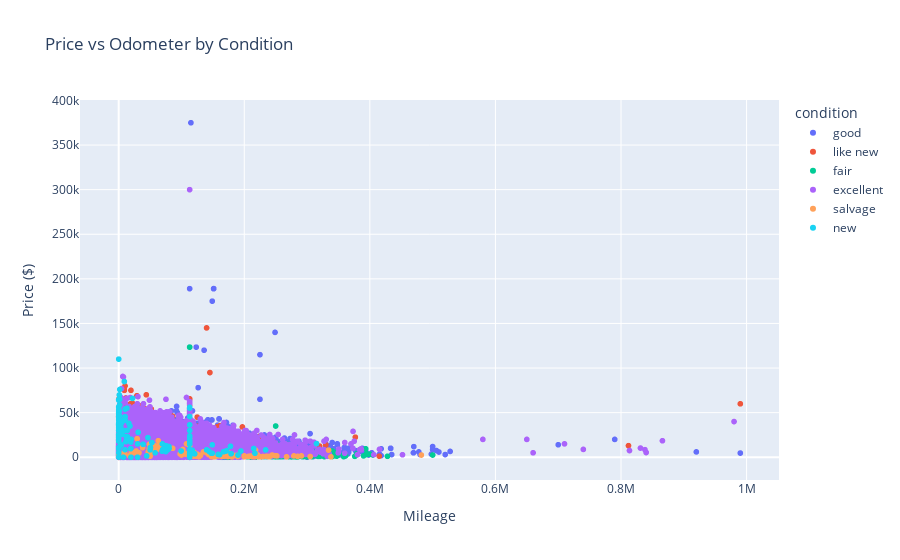

Here is the notebook cell this chart was saved with:
### Markdown cell above
This is a general plot of the data which compares the odometer, price, and condition of the vehicle using a scatterplot.

### Code cell
fig = px.scatter(df, x='odometer', y='price', color='condition',
                 title='Price vs Odometer by Condition',
                 labels={'odometer': 'Mileage', 'price': 'Price ($)'})
fig.show()

### Figure 1 — Plotly figure (JSON) as saved in the notebook; plotly's stock layout.template omitted (floating-point values rounded to 4 significant figures; data arrays with more than 128 entries replaced by an {"elided": "..."} marker saying what was removed)
{"data": [{"hovertemplate": "condition=good<br>Mileage=%{x}<br>Price ($)=%{y}<extra></extra>", "legendgroup": "good", "marker": {"color": "#636efa", "symbol": "circle"}, "mode": "markers", "name": "good", "showlegend": true, "type": "scattergl", "x": {"elided": "20145 float values"}, "xaxis": "x", "y": {"elided": "20145 int values"}, "yaxis": "y"}, {"hovertemplate": "condition=like new<br>Mileage=%{x}<br>Price ($)=%{y}<extra></extra>", "legendgroup": "like new", "marker": {"color": "#EF553B", "symbol": "circle"}, "mode": "markers", "name": "like new", "showlegend": true, "type": "scattergl", "x": {"elided": "4742 float values"}, "xaxis": "x", "y": {"elided": "4742 int values"}, "yaxis": "y"}, {"hovertemplate": "condition=fair<br>Mileage=%{x}<br>Price ($)=%{y}<extra></extra>", "legendgroup": "fair", "marker": {"color": "#00cc96", "symbol": "circle"}, "mode": "markers", "name": "fair", "showlegend": true, "type": "scattergl", "x": {"elided": "1607 float values"}, "xaxis": "x", "y": {"elided": "1607 int values"}, "yaxis": "y"}, {"hovertemplate": "condition=excellent<br>Mileage=%{x}<br>Price ($)=%{y}<extra></extra>", "legendgroup": "excellent", "marker": {"color": "#ab63fa", "symbol": "circle"}, "mode": "markers", "name": "excellent", "showlegend": true, "type": "scattergl", "x": {"elided": "24773 float values"}, "xaxis": "x", "y": {"elided": "24773 int values"}, "yaxis": "y"}, {"hovertemplate": "condition=salvage<br>Mileage=%{x}<br>Price ($)=%{y}<extra></extra>", "legendgroup": "salvage", "marker": {"color": "#FFA15A", "symbol": "circle"}, "mode": "markers", "name": "salvage", "showlegend": true, "type": "scattergl", "x": [216300.0, 285000.0, 120000.0, 164200.0, 229700.0, 175000.0, 334200.0, 482000.0, 249000.0, 154100.0, 251900.0, 219700.0, 218000.0, 128000.0, 221200.0, 64050.0, 113000.0, 113000.0, 108000.0, 142000.0, 57500.0, 0.0, 63000.0, 38000.0, 116600.0, 0.0, 113000.0, 9621.0, 97800.0, 113000.0, 150000.0, 17080.0, 48500.0, 130200.0, 200000.0, 8900.0, 113000.0, 174000.0, 63400.0, 305000.0, 108000.0, 167000.0, 279000.0, 113000.0, 240500.0, 38000.0, 86000.0, 210000.0, 50000.0, 108000.0, 221000.0, 29330.0, 60920.0, 113000.0, 53890.0, 143300.0, 189000.0, 113000.0, 163000.0, 244400.0, 189400.0, 180000.0, 113000.0, 119000.0, 9621.0, 180800.0, 105000.0, 235300.0, 125000.0, 24500.0, 29330.0, 60920.0, 102200.0, 113000.0, 140200.0, 113000.0, 49680.0, 146000.0, 135000.0, 100000.0, 200000.0, 47000.0, 148000.0, 113000.0, 190000.0, 153000.0, 149000.0, 168000.0, 163.0, 201000.0, 28000.0, 124000.0, 291000.0, 113000.0, 102600.0, 338000.0, 113000.0, 212500.0, 113000.0, 32320.0, 113000.0, 180000.0, 54000.0, 158700.0, 100.0, 49000.0, 267400.0, 173000.0, 207000.0, 238200.0, 225000.0, 106300.0, 20000.0, 113000.0, 181500.0], "xaxis": "x", "y": [600, 1000, 5500, 999, 850, 5000, 8000, 2500, 1800, 1000, 1500, 1800, 8000, 580, 2700, 11000, 800, 800, 3800, 4100, 12900, 400, 18500, 13500, 5500, 900, 850, 4500, 3750, 22000, 800, 1700, 9450, 2000, 1500, 5000, 4000, 800, 13000, 800, 15000, 2950, 1500, 3500, 800, 10700, 9975, 1400, 1200, 3500, 800, 20750, 8750, 13200, 6750, 2950, 2495, 2400, 2700, 2500, 800, 1200, 1200, 1000, 4500, 500, 4700, 1000, 3500, 5200, 20750, 8750, 8725, 750, 5000, 1700, 3000, 3000, 6000, 2500, 700, 5990, 500, 2500, 2250, 650, 700, 1000, 1900, 600, 7000, 1000, 1500, 7000, 4800, 500, 2000, 700, 3000, 5000, 7000, 450, 9900, 1500, 5000, 14500, 500, 1500, 1000, 850, 500, 3500, 5000, 2900, 2700], "yaxis": "y"}, {"hovertemplate": "condition=new<br>Mileage=%{x}<br>Price ($)=%{y}<extra></extra>", "legendgroup": "new", "marker": {"color": "#19d3f3", "symbol": "circle"}, "mode": "markers", "name": "new", "showlegend": true, "type": "scattergl", "x": {"elided": "143 float values"}, "xaxis": "x", "y": {"elided": "143 int values"}, "yaxis": "y"}], "layout": {"legend": {"title": {"text": "condition"}, "tracegroupgap": 0}, "title": {"text": "Price vs Odometer by Condition"}, "xaxis": {"anchor": "y", "domain": [0, 1], "title": {"text": "Mileage"}}, "yaxis": {"anchor": "x", "domain": [0, 1], "title": {"text": "Price ($)"}}}}
